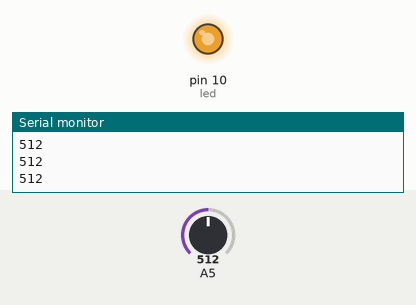
This sketch was run on a simulated Arduino Uno, built with avr-gcc and run on an emulated ATmega328P. Shown: output pins drawn as LEDs (lit = HIGH), the last lines printed to the serial monitor. Inputs (shaded band) come from the test bench; at power-on: A5 = 512.

Above: at 1.2 s.
1.3 s: A5 set to 306
At 2.4 s:
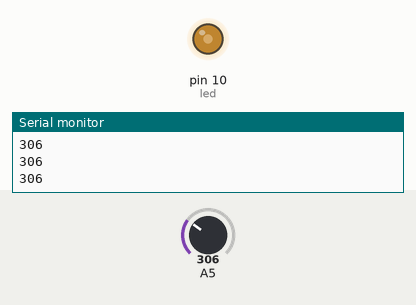
3.1 s: A5 set to 122
At 3.9 s:
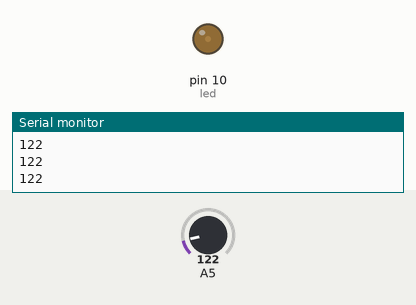
4.9 s: A5 set to 511
At 6.5 s:
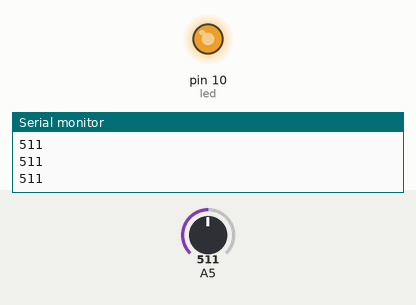
Timing chart, 0 to 8.0 s (numbered marks = the images above; inputs shaded):
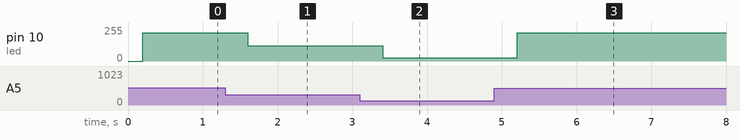

The sketch:

luz03.ino
```cpp
unsigned int sensor;
unsigned int pwm;
int led = 10;

void setup() {
  pinMode(led, OUTPUT);
  Serial.begin(9600);
}

void loop() {
   sensor = analogRead(A5);
   Serial.println(sensor);
   delay(200);

   pwm = map (sensor, 70, 600, 0, 255);

   analogWrite(led, pwm);


}
```

Measured:
- after the input at 1.3 s, pin 10 (led): 212/255 → 113/255 after 0.30 s
- after the input at 3.1 s, pin 10 (led): 113/255 → 25/255 after 0.31 s
- after the input at 4.9 s, pin 10 (led): 25/255 → 212/255 after 0.31 s
